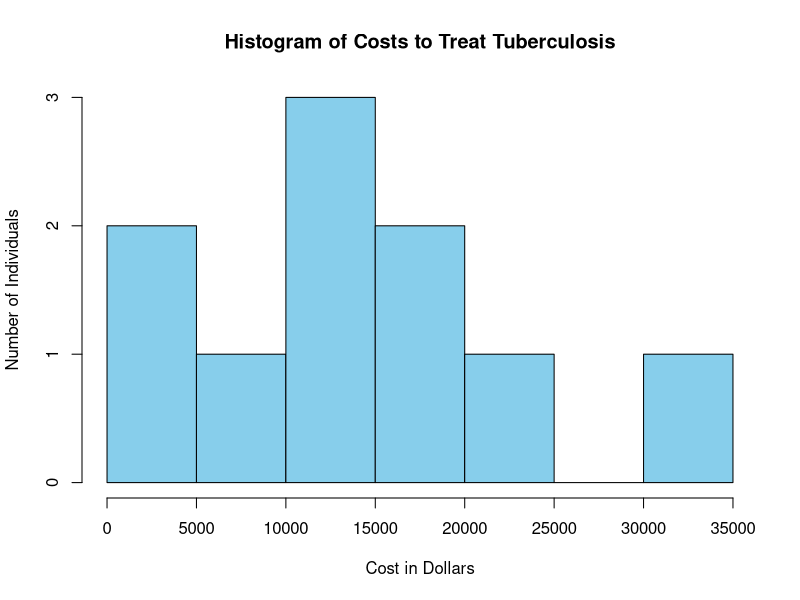
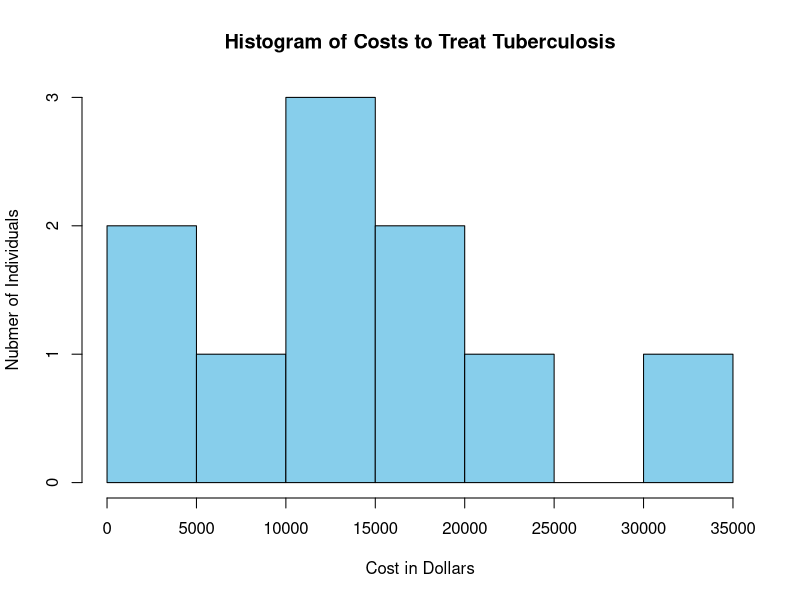

Source code (R) for these figures, in order:
## ---- chunk 1
tuberc <- c(15100, 19000, 4800, 6500, 14900, 600, 23500, 11500, 12900, 32200)
hist(tuberc, 
     main="Histogram of Costs to Treat Tuberculosis", 
     xlab="Cost in Dollars", 
     ylab="Number of Individuals", 
     col="skyblue")
## ---- chunk 2
hist(tuberc, 
     col="skyblue", 
     main="Histogram of Costs to Treat Tuberculosis", 
     xlab="Cost in Dollars", 
     ylab="Nubmer of Individuals")
## ---- chunk 3
median(tuberc)
## ---- chunk 4
table(tuberc)
